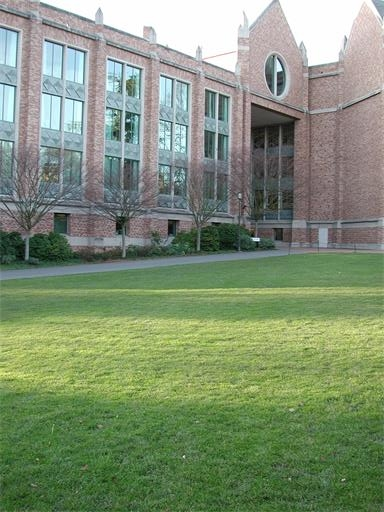
#> input picture 大三下学期/计算机视觉实践/平时作业与优秀范例/作业与个人实现/Lab7/CV07/1.JPG, 384 x 512 px, found by its file name
$ python Lab7.py
#> lines starting #> are read from the running program, lines starting #| are printed output that depends on the picture
# [230 lines of commented-out code are left out]


import cv2
import numpy as np


def calc_corners(H, src):
    """
    利用单应性矩阵 H 计算 src 图像的四个角在目标图像中的坐标，
    返回字典，包括 'left_top', 'left_bottom', 'right_top', 'right_bottom'
    """
    h, w = src.shape[:2]
    # 定义四个角点的齐次坐标
    pts = np.array([[0, 0, 1],
                    [0, h, 1],
                    [w, 0, 1],
                    [w, h, 1]]).T
    pts_transformed = H.dot(pts)
    pts_transformed /= pts_transformed[2, :]
    corners = {
        'left_top': (pts_transformed[0, 0], pts_transformed[1, 0]),
        'left_bottom': (pts_transformed[0, 1], pts_transformed[1, 1]),
        'right_top': (pts_transformed[0, 2], pts_transformed[1, 2]),
        'right_bottom': (pts_transformed[0, 3], pts_transformed[1, 3])
    }
    return corners


def optimize_seam(img_left, warped_right, dst, start):
    """
    对左图 img_left 与透视变换后的右图 warped_right 的重叠区域进行简单线性融合，
    参数 start 指定重叠区域的起始列（从左图的某列开始进入重叠区）。
    结果写入 dst 图像中并返回。
    """
    rows, cols, _ = img_left.shape
    processWidth = cols - start
    # 遍历重叠区域，按距离重叠左边界的距离生成线性权重
    for i in range(rows):
        for j in range(start, cols):
            # 如果 warped_right 中像素均为 0，则认为仅使用左图
            if np.all(warped_right[i, j] == 0):
                alpha = 1.0
            else:
                alpha = (processWidth - (j - start)) / processWidth
            # 计算融合后的像素（保证数据类型为 uint8）
            dst[i, j] = np.clip(img_left[i, j] * alpha + warped_right[i, j] * (1 - alpha), 0, 255)
    return dst


def main():
    # 读取两幅图像（请确保 t1.jpg 和 t2.jpg 路径正确）
    # 假设 t2.jpg 为左图，t1.jpg 为右图（与 C++ 示例对应）
    img_left = cv2.imread("1.JPG", cv2.IMREAD_COLOR)
#> img_left is the input picture: shape (512, 384, 3); mean B, G, R 116.2, 144.1, 127.8
    img_right = cv2.imread("2.JPG", cv2.IMREAD_COLOR)
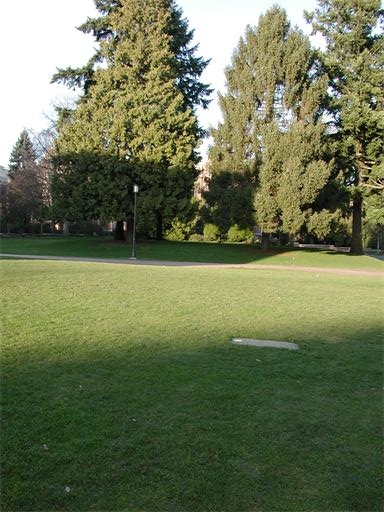
#> input picture 大三下学期/计算机视觉实践/平时作业与优秀范例/作业与个人实现/Lab7/CV07/2.JPG, 384 x 512 px, found by its file name
#> img_right is the input picture: shape (512, 384, 3); mean B, G, R 83, 115.6, 107.1

    if img_left is None or img_right is None:
        print("读取图片失败，请检查图片路径")
        return

    cv2.imshow("Left Image", img_left)
    cv2.imshow("Right Image", img_right)
    cv2.waitKey(0)

    # 将图像转换为灰度
    gray_left = cv2.cvtColor(img_left, cv2.COLOR_BGR2GRAY)
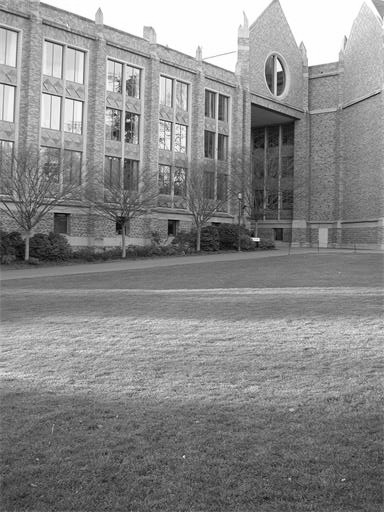
#> gray_left: shape (512, 384); min 1, max 255, mean 136
    gray_right = cv2.cvtColor(img_right, cv2.COLOR_BGR2GRAY)
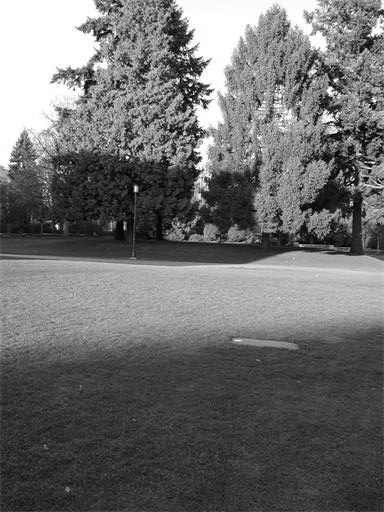
#> gray_right: shape (512, 384); min 0, max 255, mean 109.3

    # 使用 SIFT 特征检测与描述 (需要 opencv-contrib-python)
    sift = cv2.SIFT_create()
    kp_left, des_left = sift.detectAndCompute(gray_left, None)
#> kp_left = 1384 keypoints; strongest (x, y, size): (256, 239, 3.6), (128, 120, 2.1), (278, 68, 4.6), (122, 64, 2)
    kp_right, des_right = sift.detectAndCompute(gray_right, None)
#> kp_right = 1407 keypoints; strongest (x, y, size): (127, 157, 2), (190, 85, 2.2), (136, 189, 3.6), (181, 48, 2.1)

    # 使用 BFMatcher 进行特征匹配（SIFT 使用 L2 距离）
    bf = cv2.BFMatcher(cv2.NORM_L2)
    matches = bf.knnMatch(des_left, des_right, k=2)
#> matches = 1384 matches

    # Lowe's ratio test 筛选
    good_matches = []
    for m, n in matches:
        if m.distance < 0.5 * n.distance:
            good_matches.append(m)
#> after the loop, good_matches = 1 matches

    print("Good matches count:", len(good_matches))
#| Good matches count: 1
    if len(good_matches) < 4:
        print("匹配点不足，无法拼接！")
        return

    # 可视化匹配结果
    img_matches = cv2.drawMatches(img_left, kp_left, img_right, kp_right, good_matches, None, flags=2)
    cv2.imshow("Matches", img_matches)
    cv2.waitKey(0)

    # 提取匹配点坐标，注意这里匹配点为左图 query 和右图 train
    pts_left = np.float32([kp_left[m.queryIdx].pt for m in good_matches]).reshape(-1, 1, 2)
    pts_right = np.float32([kp_right[m.trainIdx].pt for m in good_matches]).reshape(-1, 1, 2)

    # 计算单应性矩阵：将右图映射到左图坐标系
    H, mask = cv2.findHomography(pts_right, pts_left, cv2.RANSAC, 5.0)
    if H is None:
        print("单应性矩阵计算失败")
        return
    print("Homography Matrix:\n", H)

    # 计算右图经过 H 变换后的四个角
    corners = calc_corners(H, img_right)
    print("Transformed corners:", corners)

    # 确定拼接画布大小：
    # 这里简单采用左图宽度为基础，右图变换后可能超出左图范围
    h_left, w_left = img_left.shape[:2]
    canvas_width = int(max(w_left, corners['right_top'][0], corners['right_bottom'][0]))
    canvas_height = h_left  # 这里假设高度不变

    # 创建空白画布，并将左图拷贝到画布中
    canvas = np.zeros((canvas_height, canvas_width, 3), dtype=np.uint8)
    canvas[0:h_left, 0:w_left] = img_left

    # 将右图透视变换到画布上
    warped_right = cv2.warpPerspective(img_right, H, (canvas_width, canvas_height))
    cv2.imshow("Warped Right", warped_right)
    cv2.waitKey(0)

    # 融合：这里先将 warped_right 与左图 canvas 融合为初步结果
    # 这里采用线性融合，在重叠区域使用 optimize_seam 进行平滑处理
    blended = canvas.copy()
    # 这里认为重叠区域在左图从某列开始，例如从 left 图宽度的 60% 开始
    overlap_start = int(w_left * 0.6)
    blended = optimize_seam(img_left, warped_right, canvas.copy(), overlap_start)

    cv2.imshow("Final Blended Panorama", blended)
    cv2.imwrite("dst.jpg", blended)
    cv2.waitKey(0)
    cv2.destroyAllWindows()


if __name__ == "__main__":
    main()
